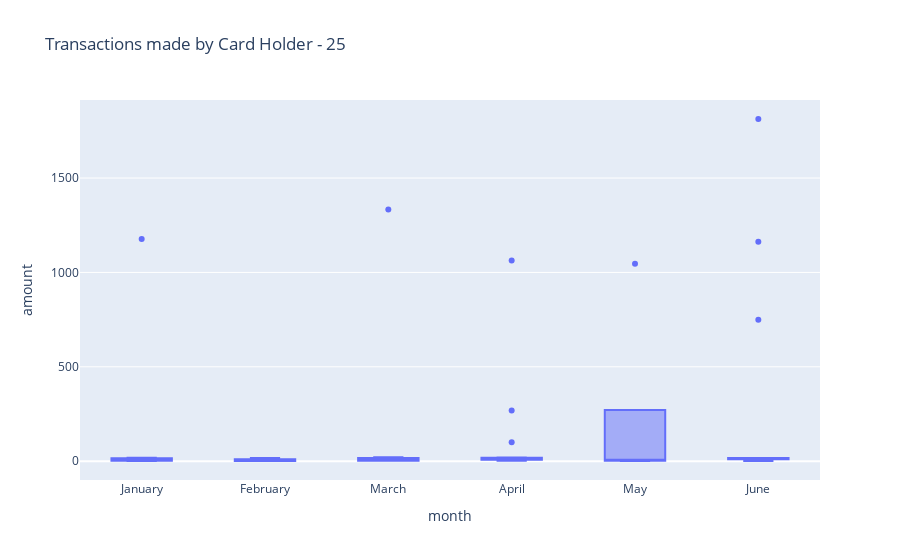

Write notebook code for a chart like this one.
### Code cell
# creating the six box plots using plotly express
px.box(transaction_df, y='amount',hover_data=['category','card'],x='month',labels={'x':'Month', 'y':'Amount'}, title='Transactions made by Card Holder - 25')

### Figure 1 — Plotly figure (JSON) as saved in the notebook; plotly's stock layout.template omitted (floating-point values rounded to 4 significant figures; data arrays with more than 128 entries replaced by an {"elided": "..."} marker saying what was removed)
{"data": [{"alignmentgroup": "True", "customdata": {"elided": "68x2 str values"}, "hovertemplate": "month=%{x}<br>amount=%{y}<br>category=%{customdata[0]}<br>card=%{customdata[1]}<extra></extra>", "legendgroup": "", "marker": {"color": "#636efa"}, "name": "", "notched": false, "offsetgroup": "", "orientation": "v", "showlegend": false, "type": "box", "x": ["January", "January", "January", "January", "January", "January", "January", "January", "January", "January", "February", "February", "February", "February", "February", "February", "February", "February", "February", "February", "March", "March", "March", "March", "March", "March", "March", "March", "March", "March", "March", "March", "March", "April", "April", "April", "April", "April", "April", "April", "April", "April", "April", "April", "April", "April", "April", "April", "April", "May", "May", "May", "May", "May", "June", "June", "June", "June", "June", "June", "June", "June", "June", "June", "June", "June", "June", "June"], "x0": " ", "xaxis": "x", "y": [1.46, 10.74, 2.93, 1.39, 17.84, 1.65, 15.86, 2.22, 1177, 2.75, 10.75, 10.81, 5.97, 3.69, 16.7, 1.26, 2.63, 11.01, 0.91, 1.18, 12.42, 16.58, 1334, 2.88, 2.04, 13.57, 10.1, 1.65, 3.08, 4.2, 2.56, 18.28, 21.04, 100, 2.62, 7.08, 17.15, 1063, 10.15, 10.06, 269, 10.24, 7.39, 6.01, 20.03, 2.79, 10.02, 15.66, 16.5, 1.1, 1046, 12.15, 2.27, 5.97, 1162, 749, 10.69, 11.88, 1.03, 10.15, 11.01, 16.29, 15.98, 1813, 16.61, 11.53, 5.24, 2.27], "y0": " ", "yaxis": "y"}], "layout": {"autosize": true, "boxmode": "group", "legend": {"tracegroupgap": 0}, "title": {"text": "Transactions made by Card Holder - 25"}, "xaxis": {"anchor": "y", "autorange": true, "domain": [0, 1], "range": [-0.5, 5.5], "title": {"text": "month"}, "type": "category"}, "yaxis": {"anchor": "x", "autorange": true, "domain": [0, 1], "range": [-99.76, 1914.0], "title": {"text": "amount"}, "type": "linear"}}}
